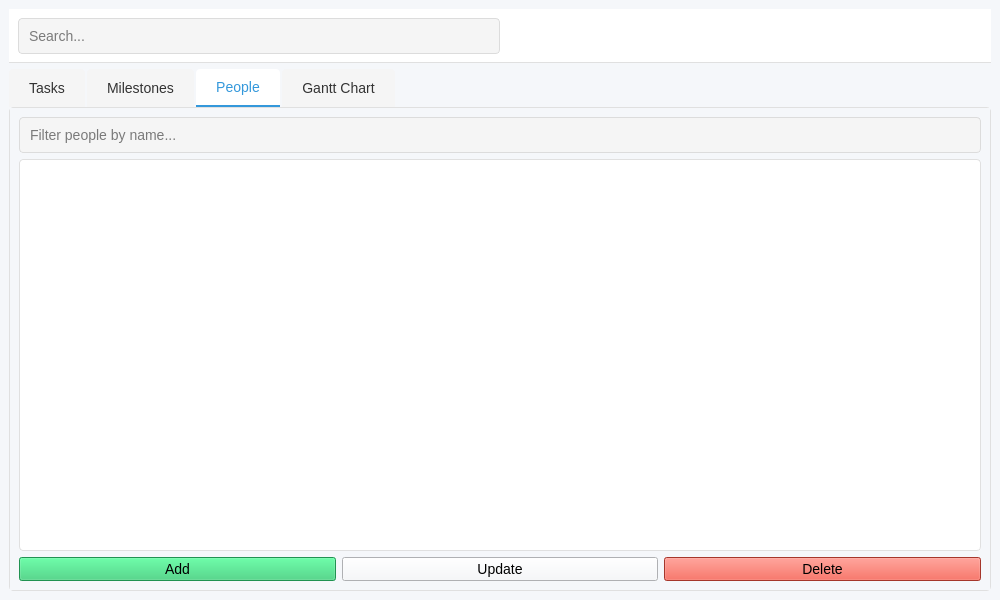
<?xml version="1.0" encoding="UTF-8"?>
<ui version="4.0">
 <class>MainWindow</class>
 <widget class="QMainWindow" name="MainWindow">
  <property name="geometry">
   <rect>
    <x>0</x>
    <y>0</y>
    <width>1000</width>
    <height>600</height>
   </rect>
  </property>
  <property name="windowTitle">
   <string>Project Management System</string>
  </property>
  <property name="windowIcon">
   <iconset>
    <normaloff>../resources/logo.ico</normaloff>../resources/logo.ico</iconset>
  </property>
  <property name="styleSheet">
   <string notr="true">/* Global styles */
                QMainWindow, QWidget {
                background-color: #f5f7fa;
                font-family: 'Segoe UI', Arial, sans-serif;
                font-size: 14px;
                }

                /* Left Menu */
                QWidget#leftMenu {
                background-color: #333333;
                color: #f5f5f5;
                border-right: 1px solid #444444;
                }
                QPushButton#projectsButton, QPushButton#peopleButton {
                background-color: #333333;
                color: #f5f5f5;
                border: none;
                padding: 15px 20px;
                text-align: left;
                font-size: 16px;
                font-weight: bold;
                }
                QPushButton#projectsButton:hover, QPushButton#peopleButton:hover {
                background-color: #444444;
                }
                QPushButton#projectsButton:pressed, QPushButton#peopleButton:pressed {
                background-color: #3498db;
                }
                QPushButton#addProjectButton, QPushButton#addPersonButton {
                background-color: #3498db;
                color: #ffffff;
                border: none;
                border-radius: 4px;
                padding: 3px;
                font-size: 14px;
                margin: 5px 5px;
                max-width: 20px;
                }
                QPushButton#addProjectButton:hover, QPushButton#addPersonButton:hover {
                background-color: #2980b9;
                }
                QPushButton#addProjectButton:pressed, QPushButton#addPersonButton:pressed {
                background-color: #1f618d;
                }

                /* Main Bar */
                QWidget#mainBar {
                background-color: #ffffff;
                border-bottom: 1px solid #e0e0e0;
                padding: 8px;
                }
                QPushButton#menuButton {
                background-color: transparent;
                border: none;
                font-size: 18px;
                padding: 8px;
                }
                QPushButton#menuButton:hover {
                background-color: #e0e0e0;
                border-radius: 4px;
                }
                QLineEdit#searchBox {
                background-color: #f5f5f5;
                border: 1px solid #dcdcdc;
                border-radius: 4px;
                padding: 8px;
                font-size: 14px;
                }
                QLineEdit#searchBox:focus {
                border: 1px solid #3498db;
                }

                /* Tabs */
                QTabWidget::pane {
                border: 1px solid #e0e0e0;
                background-color: #ffffff;
                border-radius: 4px;
                }
                QTabWidget::tab-bar {
                alignment: left;
                }
                QTabBar::tab {
                background-color: #f5f5f5;
                color: #333333;
                padding: 10px 20px;
                margin-right: 2px;
                border-top-left-radius: 4px;
                border-top-right-radius: 4px;
                }
                QTabBar::tab:selected {
                background-color: #ffffff;
                color: #3498db;
                border-bottom: 2px solid #3498db;
                }
                QTabBar::tab:hover {
                background-color: #e0e0e0;
                }

                /* Tables */
                QTableWidget {
                background-color: #ffffff;
                border: 1px solid #e0e0e0;
                border-radius: 4px;
                gridline-color: #e0e0e0;
                }
                QTableWidget::item {
                padding: 8px;
                }
                QTableWidget::item:selected {
                background-color: #3498db;
                color: #ffffff;
                }
                QTableWidget::item:hover {
                background-color: #e0e0e0;
                }
                QHeaderView::section {
                background-color: #f5f5f5;
                border: 1px solid #e0e0e0;
                padding: 8px;
                font-weight: bold;
                }

                /* Action Buttons */
                QPushButton#tasksAddButton, QPushButton#tasksUpdateButton, QPushButton#tasksDeleteButton, QPushButton#tasksExportButton,
                QPushButton#peopleAddButton, QPushButton#peopleUpdateButton, QPushButton#peopleDeleteButton,
                QPushButton#milestonesAddButton, QPushButton#milestonesUpdateButton, QPushButton#milestonesDeleteButton{
                background-color: #3498db;
                color: #ffffff;
                border: none;
                border-radius: 4px;
                padding: 8px 16px;
                font-size: 14px;
                margin: 5px;
                }
                QPushButton#tasksAddButton, QPushButton#peopleAddButton, QPushButton#milestonesAddButton {
                background-color: #2ecc71;
                }
                QPushButton#tasksDeleteButton, QPushButton#peopleDeleteButton, QPushButton#milestonesDeleteButton{
                background-color: #e74c3c;
                }
                QPushButton#tasksExportButton {
                background-color: #f1c40f;
                }
                QPushButton#tasksAddButton:hover, QPushButton#peopleAddButton:hover, QPushButton#milestonesAddButton:hover {
                background-color: #27ae60;
                }
                QPushButton#tasksUpdateButton:hover, QPushButton#peopleUpdateButton:hover, QPushButton#milestonesUpdateButton:hover{
                background-color: #2980b9;
                }
                QPushButton#tasksDeleteButton:hover, QPushButton#peopleDeleteButton:hover, QPushButton#milestonesDeleteButton:hover {
                background-color: #c0392b;
                }
                QPushButton#tasksExportButton:hover {
                background-color: #d4ac0d;
                }

                QPushButton#tasksAddButton:pressed, QPushButton#peopleAddButton:pressed, QPushButton#milestonesAddButton:pressed,
                QPushButton#tasksUpdateButton:pressed, QPushButton#peopleUpdateButton:pressed, QPushButton#milestonesUpdateButton:pressed,
                QPushButton#tasksDeleteButton:pressed, QPushButton#peopleDeleteButton:pressed, QPushButton#milestQPushButton#tasksExportButton:pressed {
                opacity: 0.8;
                }

                /* Filter Input */
                QLineEdit#filterBox {
                background-color: #f5f5f5;
                border: 1px solid #dcdcdc;
                border-radius: 4px;
                padding: 8px;
                font-size: 14px;
                margin: 5px;
                }
                QLineEdit#filterBox:focus {
                border: 1px solid #3498db;
                }

                /* Dialogs and Forms */
                QDialog {
                background-color: #ffffff;
                border: 1px solid #e0e0e0;
                border-radius: 8px;
                }
                QLineEdit, QComboBox, QDateEdit {
                background-color: #f5f5f5;
                border: 1px solid #dcdcdc;
                border-radius: 4px;
                padding: 8px;
                font-size: 14px;
                }
                QLineEdit:focus, QComboBox:focus, QDateEdit:focus {
                border: 1px solid #3498db;
                }
                QComboBox::drop-down {
                border: none;
                }
                QComboBox::down-arrow {
                image: url(:/icons/down_arrow.png); /* Replace with actual icon path */
                width: 12px;
                height: 12px;
                }
                QDialogButtonBox QPushButton {
                background-color: #3498db;
                color: #ffffff;
                border: none;
                border-radius: 4px;
                padding: 8px 16px;
                font-size: 14px;
                min-width: 80px;
                }
                QDialogButtonBox QPushButton:hover {
                background-color: #2980b9;
                }
                QDialogButtonBox QPushButton:pressed {
                background-color: #1f618d;
                }

                /* Calendar */
                QCalendarWidget {
                background-color: #ffffff;
                border: 1px solid #e0e0e0;
                border-radius: 4px;
                }
                QCalendarWidget QToolButton {
                background-color: #f5f5f5;
                border: none;
                padding: 8px;
                }
                QCalendarWidget QToolButton:hover {
                background-color: #e0e0e0;
                }
                QCalendarWidget QAbstractItemView {
                selection-background-color: #3498db;
                selection-color: #ffffff;
                }
                QCalendarWidget QWidget#qt_calendar_calendarview {
                background-color: #ffffff;
                }
   </string>
  </property>
  <widget class="QWidget" name="centralwidget">
   <layout class="QHBoxLayout" name="horizontalLayout">
    <item>
     <layout class="QVBoxLayout" name="mainLayout">
      <item>
       <widget class="QWidget" name="mainBar" native="true">
        <layout class="QHBoxLayout" name="horizontalLayout_2">
<!--         <item>-->
<!--          <widget class="QPushButton" name="menuButton">-->
<!--           <property name="text">-->
<!--            <string>☰</string>-->
<!--           </property>-->
<!--          </widget>-->
<!--         </item>-->
         <item>
          <widget class="QLineEdit" name="searchBox">
           <property name="placeholderText">
            <string>Search...</string>
           </property>
          </widget>
         </item>
         <item>
          <spacer name="horizontalSpacer">
           <property name="orientation">
            <enum>Qt::Horizontal</enum>
           </property>
           <property name="sizeHint" stdset="0">
            <size>
             <width>40</width>
             <height>20</height>
            </size>
           </property>
          </spacer>
         </item>
        </layout>
       </widget>
      </item>
      <item>
       <widget class="QTabWidget" name="contentTabs">
        <property name="currentIndex">
         <number>2</number>
        </property>
        <widget class="QWidget" name="tasksTab">
         <attribute name="title">
          <string>Tasks</string>
         </attribute>
         <layout class="QVBoxLayout" name="tasksLayout">
          <item>
           <widget class="QLineEdit" name="tasksFilterBox">
            <property name="placeholderText">
             <string>Filter tasks by title...</string>
            </property>
           </widget>
          </item>
          <item>
           <widget class="QTableWidget" name="tasksTable"/>
          </item>
          <item>
           <layout class="QHBoxLayout" name="tasksButtonsLayout">
            <item>
             <widget class="QPushButton" name="tasksAddButton">
              <property name="enabled">
               <bool>true</bool>
              </property>
              <property name="text">
               <string>Add</string>
              </property>
             </widget>
            </item>
            <item>
             <widget class="QPushButton" name="tasksUpdateButton">
              <property name="text">
               <string>Update</string>
              </property>
             </widget>
            </item>
            <item>
             <widget class="QPushButton" name="tasksDeleteButton">
              <property name="text">
               <string>Delete</string>
              </property>
             </widget>
            </item>
            <item>
             <widget class="QPushButton" name="tasksExportButton">
              <property name="text">
               <string>Export to CSV</string>
              </property>
             </widget>
            </item>
           </layout>
          </item>
         </layout>
        </widget>
        <widget class="QWidget" name="milestonesTab">
         <attribute name="title">
          <string>Milestones</string>
         </attribute>
         <layout class="QVBoxLayout" name="milestonesLayout">
          <item>
           <widget class="QLineEdit" name="milestonesFilterBox">
            <property name="placeholderText">
             <string>Filter milestones by name...</string>
            </property>
           </widget>
          </item>
          <item>
           <layout class="QHBoxLayout" name="milestonesContentLayout">
            <item>
             <layout class="QVBoxLayout" name="milestonesTableLayout">
              <item>
               <widget class="QTableWidget" name="milestonesTable"/>
              </item>
              <item>
               <layout class="QHBoxLayout" name="milestonesButtonsLayout">
                <item>
                 <widget class="QPushButton" name="milestonesAddButton">
                  <property name="text">
                   <string>Add</string>
                  </property>
                 </widget>
                </item>
                <item>
                 <widget class="QPushButton" name="milestonesUpdateButton">
                  <property name="text">
                   <string>Update</string>
                  </property>
                 </widget>
                </item>
                <item>
                 <widget class="QPushButton" name="milestonesDeleteButton">
                  <property name="text">
                   <string>Delete</string>
                  </property>
                 </widget>
                </item>
               </layout>
              </item>
             </layout>
            </item>
            <item>
             <widget class="QCalendarWidget" name="milestonesCalendar">
              <property name="sizePolicy">
               <sizepolicy hsizetype="Preferred" vsizetype="Preferred">
                <horstretch>0</horstretch>
                <verstretch>0</verstretch>
               </sizepolicy>
              </property>
              <property name="minimumSize">
               <size>
                <width>300</width>
                <height>200</height>
               </size>
              </property>
             </widget>
            </item>
           </layout>
          </item>
         </layout>
        </widget>
        <widget class="QWidget" name="peopleTab">
         <attribute name="title">
          <string>People</string>
         </attribute>
         <layout class="QVBoxLayout" name="peopleLayout">
          <item>
           <widget class="QLineEdit" name="peopleFilterBox">
            <property name="placeholderText">
             <string>Filter people by name...</string>
            </property>
           </widget>
          </item>
          <item>
           <widget class="QTableWidget" name="peopleTable"/>
          </item>
          <item>
           <layout class="QHBoxLayout" name="peopleButtonsLayout">
            <item>
             <widget class="QPushButton" name="peopleAddButton">
              <property name="text">
               <string>Add</string>
              </property>
             </widget>
            </item>
            <item>
             <widget class="QPushButton" name="peopleUpdateButton">
              <property name="text">
               <string>Update</string>
              </property>
             </widget>
            </item>
            <item>
             <widget class="QPushButton" name="peopleDeleteButton">
              <property name="text">
               <string>Delete</string>
              </property>
             </widget>
            </item>
           </layout>
          </item>
         </layout>
        </widget>
        <widget class="QWidget" name="ganttTab">
         <attribute name="title">
          <string>Gantt Chart</string>
         </attribute>
         <layout class="QVBoxLayout" name="ganttChartLayout"/>
        </widget>
       </widget>
      </item>
     </layout>
    </item>
   </layout>
   </widget>
  </widget>
</ui>
